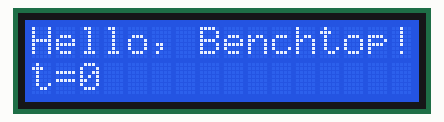
Simulated run of this sketch. Board: Arduino Uno, built with avr-gcc and run on an emulated ATmega328P. Parts: 16×2 character LCD.

Above: at 0.1 s.
At 4.1 s:
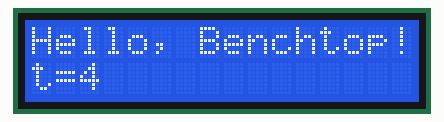
At 9.1 s:
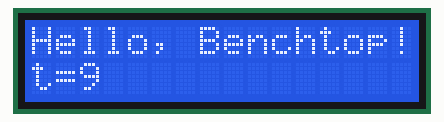
At 19.1 s:
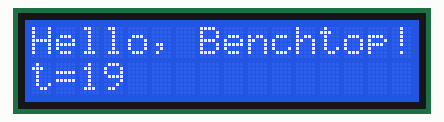
At 29.1 s:
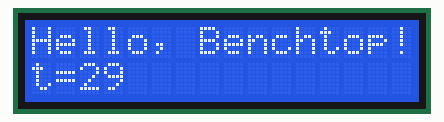
At 39.1 s:
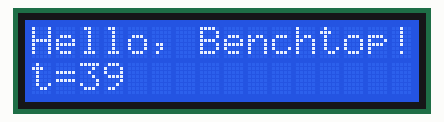

The sketch:

lcd-4bit.ino
```cpp
// lcd-4bit — tests assert: LiquidCrystal in 4-bit mode (RS=D12, E=D11, D4..D7 = D5, D4, D3, D2,
// RW tied to GND) on a 16x2 LCD. Row 0 shows "Hello, Benchtop!"; row 1 shows "t=<seconds>",
// rewritten whenever the second changes, so at 1.2 s simulated it reads "t=1".
#include <LiquidCrystal.h>

LiquidCrystal lcd(12, 11, 5, 4, 3, 2);
unsigned long shown = 0xFFFFFFFF;

void setup() {
  lcd.begin(16, 2);
  lcd.print("Hello, Benchtop!");
}

void loop() {
  unsigned long seconds = millis() / 1000;
  if (seconds != shown) {
    shown = seconds;
    lcd.setCursor(0, 1);
    lcd.print("t=");
    lcd.print(seconds);
  }
}
```

Measured:
- what the display in image 1 shows lasts 1.0 s, from 4.0 s to 5.0 s
